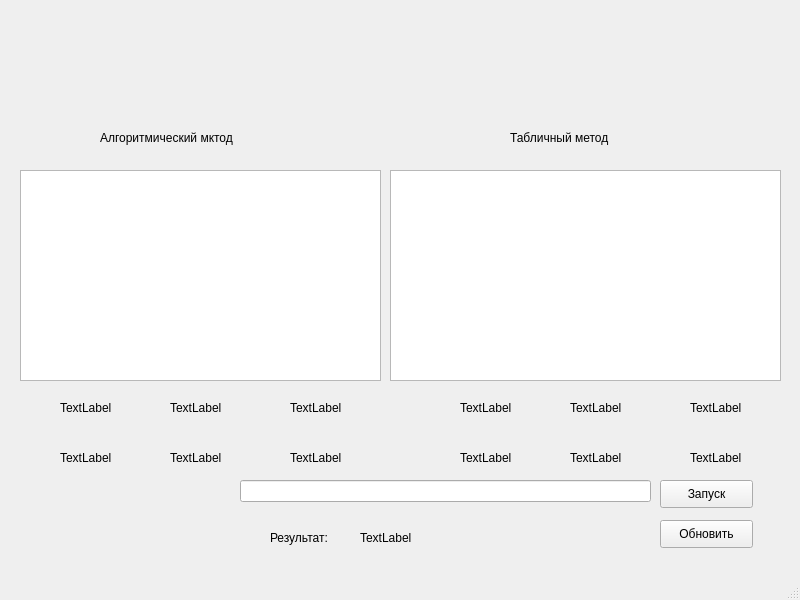
<?xml version="1.0" encoding="UTF-8"?>
<ui version="4.0">
 <class>MainWindow</class>
 <widget class="QMainWindow" name="MainWindow">
  <property name="geometry">
   <rect>
    <x>0</x>
    <y>0</y>
    <width>800</width>
    <height>600</height>
   </rect>
  </property>
  <property name="windowTitle">
   <string>MainWindow</string>
  </property>
  <property name="autoFillBackground">
   <bool>true</bool>
  </property>
  <widget class="QWidget" name="centralwidget">
   <widget class="QLabel" name="label">
    <property name="geometry">
     <rect>
      <x>100</x>
      <y>130</y>
      <width>161</width>
      <height>16</height>
     </rect>
    </property>
    <property name="text">
     <string>Алгоритмический мктод</string>
    </property>
   </widget>
   <widget class="QLabel" name="label_2">
    <property name="geometry">
     <rect>
      <x>510</x>
      <y>130</y>
      <width>161</width>
      <height>16</height>
     </rect>
    </property>
    <property name="text">
     <string>Табличный метод</string>
    </property>
   </widget>
   <widget class="QLabel" name="Alg_info1">
    <property name="geometry">
     <rect>
      <x>60</x>
      <y>400</y>
      <width>55</width>
      <height>16</height>
     </rect>
    </property>
    <property name="text">
     <string>TextLabel</string>
    </property>
   </widget>
   <widget class="QLabel" name="Alg_info1_1">
    <property name="geometry">
     <rect>
      <x>60</x>
      <y>450</y>
      <width>55</width>
      <height>16</height>
     </rect>
    </property>
    <property name="text">
     <string>TextLabel</string>
    </property>
   </widget>
   <widget class="QLabel" name="Alg_info2">
    <property name="geometry">
     <rect>
      <x>170</x>
      <y>400</y>
      <width>55</width>
      <height>16</height>
     </rect>
    </property>
    <property name="text">
     <string>TextLabel</string>
    </property>
   </widget>
   <widget class="QLabel" name="Alg_info2_1">
    <property name="geometry">
     <rect>
      <x>170</x>
      <y>450</y>
      <width>55</width>
      <height>16</height>
     </rect>
    </property>
    <property name="text">
     <string>TextLabel</string>
    </property>
   </widget>
   <widget class="QLabel" name="Alg_info3">
    <property name="geometry">
     <rect>
      <x>290</x>
      <y>400</y>
      <width>55</width>
      <height>16</height>
     </rect>
    </property>
    <property name="text">
     <string>TextLabel</string>
    </property>
   </widget>
   <widget class="QLabel" name="Alg_info3_1">
    <property name="geometry">
     <rect>
      <x>290</x>
      <y>450</y>
      <width>55</width>
      <height>16</height>
     </rect>
    </property>
    <property name="text">
     <string>TextLabel</string>
    </property>
   </widget>
   <widget class="QLabel" name="Table_info2_1">
    <property name="geometry">
     <rect>
      <x>570</x>
      <y>450</y>
      <width>71</width>
      <height>16</height>
     </rect>
    </property>
    <property name="text">
     <string>TextLabel</string>
    </property>
   </widget>
   <widget class="QLabel" name="Table_info3">
    <property name="geometry">
     <rect>
      <x>690</x>
      <y>400</y>
      <width>55</width>
      <height>16</height>
     </rect>
    </property>
    <property name="text">
     <string>TextLabel</string>
    </property>
   </widget>
   <widget class="QLabel" name="Table_info3_1">
    <property name="geometry">
     <rect>
      <x>690</x>
      <y>450</y>
      <width>71</width>
      <height>16</height>
     </rect>
    </property>
    <property name="text">
     <string>TextLabel</string>
    </property>
   </widget>
   <widget class="QLabel" name="Table_info1_1">
    <property name="geometry">
     <rect>
      <x>460</x>
      <y>450</y>
      <width>71</width>
      <height>16</height>
     </rect>
    </property>
    <property name="text">
     <string>TextLabel</string>
    </property>
   </widget>
   <widget class="QLabel" name="Table_info2">
    <property name="geometry">
     <rect>
      <x>570</x>
      <y>400</y>
      <width>55</width>
      <height>16</height>
     </rect>
    </property>
    <property name="text">
     <string>TextLabel</string>
    </property>
   </widget>
   <widget class="QLabel" name="Table_info1">
    <property name="geometry">
     <rect>
      <x>460</x>
      <y>400</y>
      <width>55</width>
      <height>16</height>
     </rect>
    </property>
    <property name="text">
     <string>TextLabel</string>
    </property>
   </widget>
   <widget class="QPushButton" name="pushButton">
    <property name="geometry">
     <rect>
      <x>660</x>
      <y>480</y>
      <width>93</width>
      <height>28</height>
     </rect>
    </property>
    <property name="text">
     <string>Запуск</string>
    </property>
   </widget>
   <widget class="QPushButton" name="pushButton_2">
    <property name="geometry">
     <rect>
      <x>660</x>
      <y>520</y>
      <width>93</width>
      <height>28</height>
     </rect>
    </property>
    <property name="text">
     <string>Обновить</string>
    </property>
   </widget>
   <widget class="QLineEdit" name="lineEdit">
    <property name="geometry">
     <rect>
      <x>240</x>
      <y>480</y>
      <width>411</width>
      <height>22</height>
     </rect>
    </property>
   </widget>
   <widget class="QLabel" name="label_15">
    <property name="geometry">
     <rect>
      <x>360</x>
      <y>530</y>
      <width>111</width>
      <height>16</height>
     </rect>
    </property>
    <property name="text">
     <string>TextLabel</string>
    </property>
   </widget>
   <widget class="QLabel" name="label_16">
    <property name="geometry">
     <rect>
      <x>270</x>
      <y>530</y>
      <width>91</width>
      <height>16</height>
     </rect>
    </property>
    <property name="text">
     <string>Результат:</string>
    </property>
   </widget>
   <widget class="QTableWidget" name="table_alg">
    <property name="geometry">
     <rect>
      <x>20</x>
      <y>170</y>
      <width>361</width>
      <height>211</height>
     </rect>
    </property>
   </widget>
   <widget class="QTableWidget" name="table_table">
    <property name="geometry">
     <rect>
      <x>390</x>
      <y>170</y>
      <width>391</width>
      <height>211</height>
     </rect>
    </property>
   </widget>
  </widget>
  <widget class="QMenuBar" name="menubar">
   <property name="geometry">
    <rect>
     <x>0</x>
     <y>0</y>
     <width>800</width>
     <height>26</height>
    </rect>
   </property>
  </widget>
  <widget class="QStatusBar" name="statusbar"/>
 </widget>
 <resources/>
 <connections/>
</ui>
